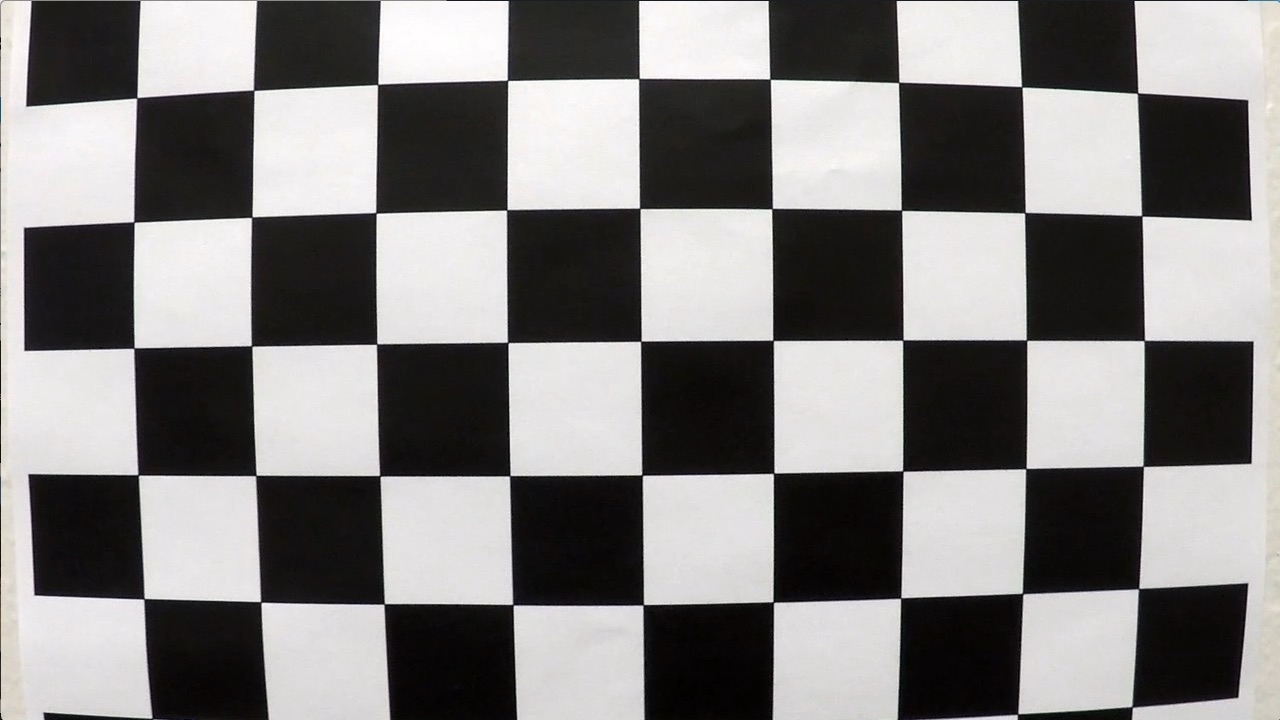
#> input picture camera_cal/calibration1.jpg, 1280 x 720 px; its folder holds only this picture in this run
$ jupyter execute --allow-errors Advanced_Lane_Finding.ipynb   (shell and % lines are left out)   (older library calls are emulated)
#> lines starting #> are read from the running program, lines starting #| are printed output that depends on the picture; after the words box and inside, x2 and y2 are one past the last pixel; in counts of white or black regions, pixels touching at a corner belong together
# Important imports

[cell 1]
import pickle
import numpy as np
import cv2
import matplotlib.pyplot as plt
import matplotlib.image as mpimg
import glob as glb


Current_fit_Left = []
Current_fit_Right = []

# Camera Calibration and undistortion function

[cell 2]
def Camera_Calibration(img, nx, ny, objp, img_points, obj_points):
    # Read the undistorted image
#> called with img = 'camera_cal/calibration1.jpg', nx = 9, ny = 6, objp = array of shape (54, 3)
    dist_image = mpimg.imread(img)
#> dist_image is the input picture: shape (720, 1280, 3); mean R, G, B 130.1, 128.4, 127.8
    # Covert the undistorted image into grayscale
    gray = cv2.cvtColor(dist_image, cv2.COLOR_RGB2GRAY)
    # find the corners in the chessboard if found
    ret, corners = cv2.findChessboardCorners(gray, (nx, ny), None)
#> ret = False; corners = None

    if ret == True:
        img_points.append(corners)
        obj_points.append(objp)
        # draw chessboad corners over the original image
        cv2.drawChessboardCorners(dist_image, (nx,ny), corners, ret)
        # calibrate the camera that takes these chessboard images
        ret, mtx, dist, rvecs, tvecs = cv2.calibrateCamera(obj_points, img_points, gray.shape[::-1], None, None)
        # undistort the input image
        undist_image = cv2.undistort(dist_image, mtx, dist, None, mtx)

    if ret == False:
        # return the same imput of obj_points and img_points
        return None,None,obj_points, img_points,None,None

    return dist_image, undist_image, obj_points, img_points, mtx, dist

# Prespective transform

[cell 3]
def corners_unwrap(img, nx, ny, mtx, dist, Src_points, Dest_points, read=True):
    # Corners are the region of intrest whicg is the trapozoidal points
    # mtx, dist are calculated from the calibration process donr over the chessboard

    if read == True:
        # read the img by cv2.imraed
        dist_img = mpimg.imread(img)
        # undistort the input image
        undist_image = cv2.undistort(dist_img, mtx, dist, None, mtx)
        # convert to grascale
        gray = cv2.cvtColor(undist_image, cv2.COLOR_BGR2GRAY)

    elif read == False:
        # undistort the input image
        #undist_image = cv2.undistort(img, mtx, dist, None, mtx)
        gray = img

    # define the image size from the grayscale converted image
    image_size = (gray.shape[1], gray.shape[0])
    # Calculate src, dst points to calculate the prespective transform matrix
    M = cv2.getPerspectiveTransform(Src_points, Dest_points)
    # wrap the image
    #warped = cv2.warpPerspective(undist_image, M, image_size, flags=cv2.INTER_LINEAR)
    warped = cv2.warpPerspective(gray, M, image_size, flags=cv2.INTER_LINEAR)

    return warped, M

# Camera Calibration using pickle to save both mtx, and dist out of the camera calibration

[cell 4]
dict_pickle = {}

# Read from the Chessboard images we have
n_rows = 9 # rows corners in the chessboard
n_cols = 6 # columns corners in the chessboard

# Define initialization for 2D and 3D points
obj_points = [] # 3D points in real world space
img_points = [] # 2D points in image plane

# Define Initialization for Images Read
Distorted_images = []   # to save the original images after imread()
Undistorted_images = [] # to save the undistorted images out from cv2

# prepare object points, like (0,0,0), (1,0,0), ....... (8,5,0)
objp = np.zeros((n_rows*n_cols,3), np.float32)
objp[:,:2] = np.mgrid[0:n_rows, 0:n_cols].T.reshape(-1,2)

# Read images from camera_cal folder
fname = glb.glob("camera_cal/calibration*.jpg")


for im_idx, image in enumerate(fname):
    distorted_image, undistorted_image, obj_points, img_points, C_matrix, dist_factor = Camera_Calibration(image, n_rows, n_cols, objp, img_points, obj_points)
    if not undistorted_image == None:
        plt.imsave("output_images/dist/" + str(im_idx) + ".jpg", distorted_image)
        plt.imsave("output_images/undist/" + str(im_idx) + ".jpg", undistorted_image)
    Distorted_images.append(distorted_image)
    Undistorted_images.append(undistorted_image)

dict_pickle["mtx"]  = C_matrix
dict_pickle["dist"] = dist_factor

pickle.dump(dict_pickle, open("camera_calibrate.p", 'wb'))

[cell 5]
# Check saving parameters in pickle
pickle_load = pickle.load(open("camera_calibrate.p", 'rb'))

print(pickle_load["mtx"])
print(pickle_load["dist"])

# Now we can use these parameters for any images needed to be calibrated

[cell 6]
# Test the prespective trabsformation using image (calibration12.jpg)
test_image = "camera_cal/calibration12.jpg"
test_image_read = cv2.imread(test_image)
#> (the rest of this cell did not finish here and is left out)

#> (a cell that did not finish here is left out)

# Combination between Gradient and Color thresholging methods

[cell 8]
# In this part, we will test using (test images) folder for the road in order to
# have a good way of comparison with the output generated in the lectures

#Gradient thresold functions

# Absolute sobel threshold
def abs_sobel_thresh(img, orient, sobel_kernel, thresh):
    # Notes:
    # 1) sobel_kernel must be odd
    # 2) thresh is a tuble (thresh_min = , thresh_max = )

    # This image must be read by cv2
    gray = cv2.cvtColor(img, cv2.COLOR_BGR2GRAY)
    if orient == "x":
        # calculate sobelx
        sobel = cv2.Sobel(gray, cv2.CV_64F, 1, 0, ksize=sobel_kernel)
    elif orient == "y":
        # calculate sobely
        sobel = cv2.Sobel(gray, cv2.CV_64F, 0, 1, ksize=sobel_kernel)
    # take the absolute value of the derivative
    abs_sobel = np.absolute(sobel)
    # Scale to 8-bit (0-255) then cast to be np.uint8
    Scaled_sobel = np.uint8(255*abs_sobel/np.max(abs_sobel))
    # Create a mask of 1's where the scaled gradient magnitude
    # is greater than threshold min and less than the threshold max
    binary_output = np.zeros_like(Scaled_sobel)
    binary_output[(Scaled_sobel >= thresh[0]) & (Scaled_sobel < thresh[1])] = 1

    return binary_output


# Magnitude threshold
def mag_thresh(img, sobel_kernel, mag_thresh):
    # It will be implemented as the previous, but calculating sobel from the magnitude of both x and y
    # Notes:
    # 1) sobel_kernel must be odd
    # 2) mag_thresh is a tuble (mag_thresh_min = , mag_thresh_max = )

    # This image must be read by cv2
    gray = cv2.cvtColor(img, cv2.COLOR_BGR2GRAY)
    # Calculate sobel x and y then calculate their magnitude
    sobelx = cv2.Sobel(gray, cv2.CV_64F, 1, 0, ksize=sobel_kernel)
    sobely = cv2.Sobel(gray, cv2.CV_64F, 0, 1, ksize=sobel_kernel)
    mag_sobel = np.sqrt(sobelx**2 + sobely**2)
    # Scale to 8-bit (0-255) and cast to be uint8
    Scaled_sobel = (255*mag_sobel/np.max(mag_sobel)).astype('uint8')
    # Create the mask using the boundary thresolds
    binary_output = np.zeros_like(Scaled_sobel)
    binary_output[(Scaled_sobel >= mag_thresh[0]) & (Scaled_sobel < mag_thresh[1])] = 1

    return binary_output


# Direction of the gradient threshold
def dir_thresh(img, sobel_kernel, dir_thresh):
    # It will be implemented as the previous, but calculating sobel angle (gradient) using arctan2
    # Notes:
    # 1) sobel_kernel must be odd
    # 2) dir_thresh is a tuble (dir_thresh_min = , dir_thresh_max = )

    # This image must be read by cv2
    gray = cv2.cvtColor(img, cv2.COLOR_BGR2GRAY)
    # Calculate sobel x and y then calculate their magnitude
    sobelx = cv2.Sobel(gray, cv2.CV_64F, 1, 0, ksize=sobel_kernel)
    sobely = cv2.Sobel(gray, cv2.CV_64F, 0, 1, ksize=sobel_kernel)
    # calculate the absolute value of both of sobelx, and sobely
    abs_sobelx = np.absolute(sobelx)
    abs_sobely = np.absolute(sobely)
    # calculate the gradient using the arctan2 to put threshold
    dir_grad = np.arctan2(abs_sobely,abs_sobelx)
    # Create the mask using the boundary thresolds
    binary_output = np.zeros_like(dir_grad)
    binary_output[(dir_grad >= dir_thresh[0]) & (dir_grad < dir_thresh[1])] = 1

    return binary_output

[cell 9]
# Color thresold functions

def hls_select(img, hls_thresh):
    # Notes:
    # 1) hls_thresh is a tuble (hls_thresh_min = , hls_thresh_max = )

    # This image must be read by cv2
    hls = cv2.cvtColor(img, cv2.COLOR_BGR2HLS)
    # apply thresholding to have the S-channel only from the HLS components
    S_Channel = hls[:,:,2]
    # Create the mask using the boundaries
    binary_output = np.zeros_like(S_Channel)
    binary_output[(S_Channel >= hls_thresh[0]) & (S_Channel <= hls_thresh[1])] = 1

    return binary_output


# Binary thresold in order to make the shadow unseen
def LAB_select(img, LAB_thresh):
    LAB = cv2.cvtColor(img, cv2.COLOR_BGR2LAB)
    B_Channel = LAB[:,:,2]
    # Create the mask using the boundaries
    binary_output = np.zeros_like(B_Channel)
    binary_output[(B_Channel >= LAB_thresh[0]) & (B_Channel <= LAB_thresh[1])] = 1

    return binary_output


# hsv thresholding in order to put threshold for yellow and white colors
def hsv_select(img):
    hsv = cv2.cvtColor(img, cv2.COLOR_RGB2HSV)
    yellow_mask = cv2.inRange(hsv, np.array((0,100,100)), np.array((80,255,255)))
    white_mask = cv2.inRange(img, np.array((200,200,200)), np.array((255,255,255)))
    mask = cv2.bitwise_or(white_mask, yellow_mask)
    binary_output = np.zeros_like(mask)
    binary_output[(mask == 255)] = 1

    return binary_output

# Define the Pipeline of thresolding based on both Gradient and color thresholding

[cell 10]
def Pipline_threshold(image):
    Absolute_thresholding_x         = abs_sobel_thresh(image, orient = "x", sobel_kernel = 9, thresh = (40,100) )
    Absolute_thresholding_y         = abs_sobel_thresh(image, orient = "y", sobel_kernel = 9, thresh = (80,180) )
    Magnitude_thresholding          = mag_thresh(image, sobel_kernel = 9, mag_thresh = (50,150) )
    Gradient_Direction_thresholding = dir_thresh(image, sobel_kernel = 9, dir_thresh = (0,np.pi/2) )
    HLS_thresholding                = hls_select(image, hls_thresh = (255,255))
    LAB_thresholding                = LAB_select(image, LAB_thresh=(40,100))
    HSV_thresholding                = hsv_select(image)

    Combined_binary = np.zeros_like(Absolute_thresholding_x)
    '''
    (Absolute_thresholding_x == 1) |
    (LAB_thresholding == 1) |
    ((HLS_thresholding == 1) & (Gradient_Direction_thresholding == 1))
    '''
    Combined_binary[(HSV_thresholding == 1) |
                   (Absolute_thresholding_x == 1)
                   ] = 1

    color_binary = np.dstack((np.zeros_like(Absolute_thresholding_x), Absolute_thresholding_x, HLS_thresholding)) * 255

    return Combined_binary, color_binary

[cell 11]
# Testing for the previous thresholding
test_image_pipeline = "test_images/test1.jpg"
Read_test_image_pipeline = mpimg.imread(test_image_pipeline)
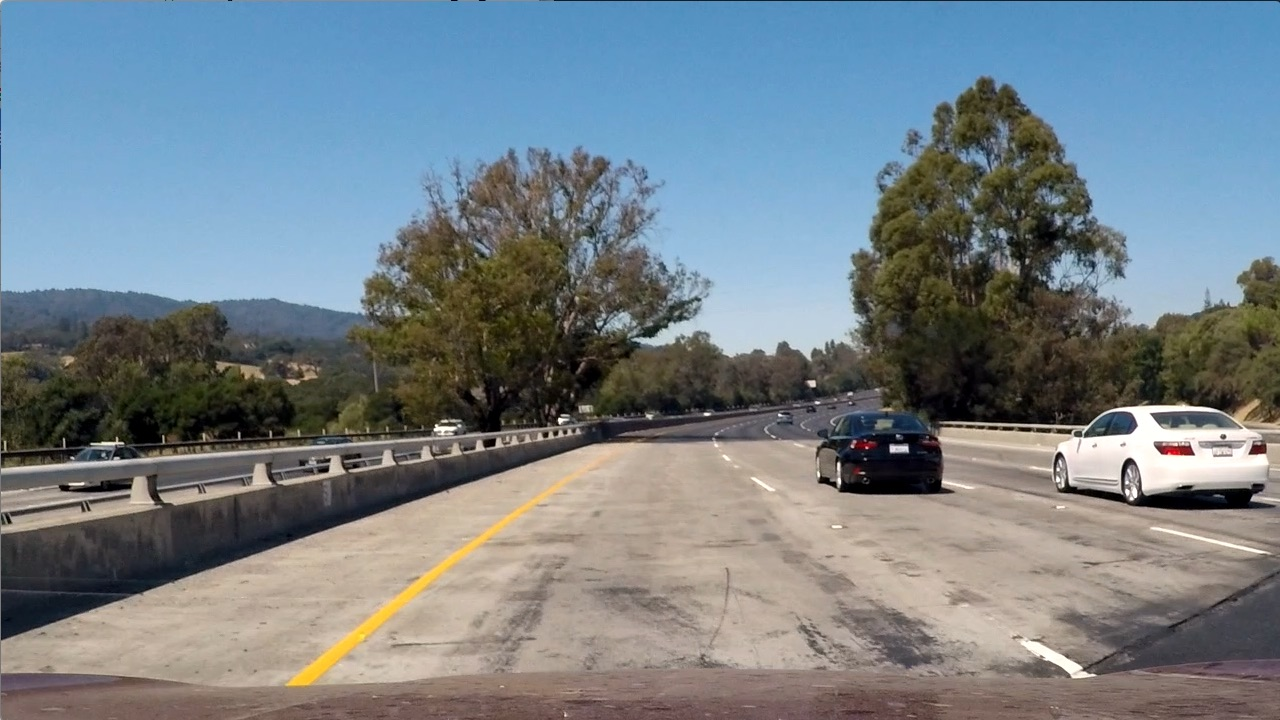
#> input picture test_images/test1.jpg, 1280 x 720 px
#> Read_test_image_pipeline is the input picture: shape (720, 1280, 3); mean R, G, B 117.5, 128.7, 135.5

output_combined_binaries, coloring_binary = Pipline_threshold(Read_test_image_pipeline)
#> in Pipline_threshold, `Absolute_thresholding_x         = abs_sobel_thresh(image, orient = "x"..`:
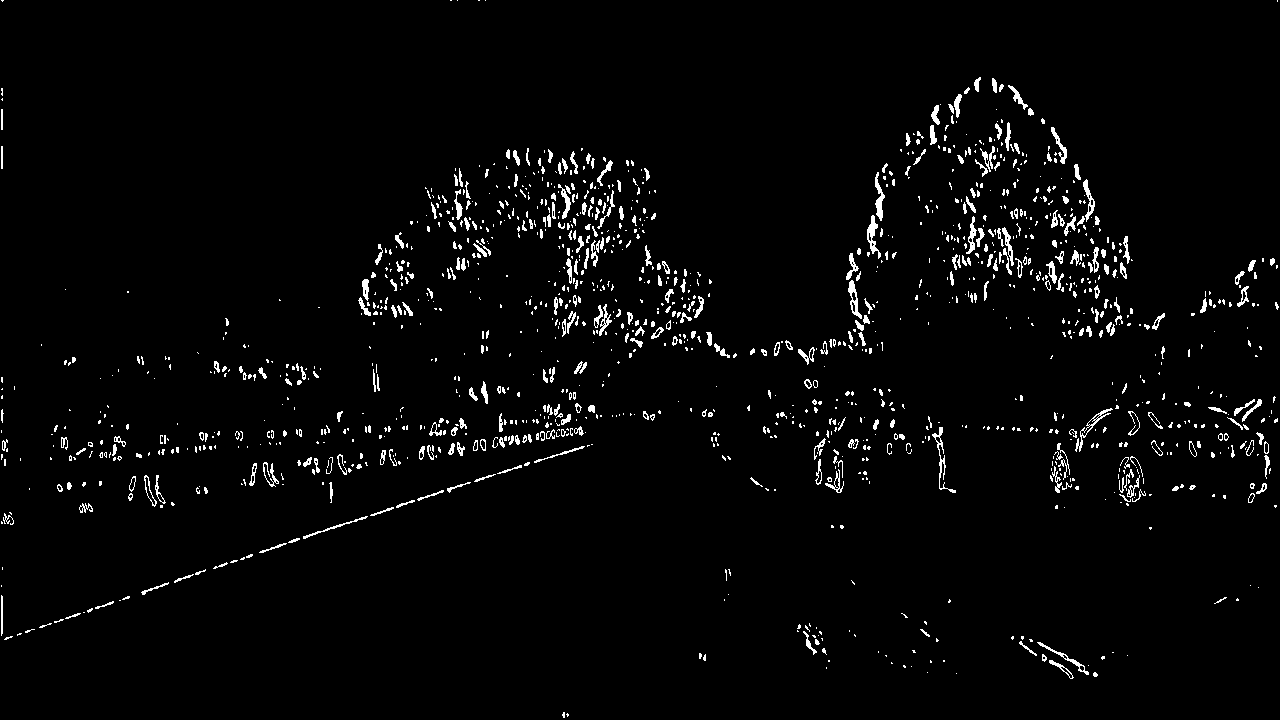
#> Absolute_thresholding_x: shape (720, 1280); values 0 (black) and 1 (white), 2.7% white in thin lines or dots
#> in Pipline_threshold, `Absolute_thresholding_y         = abs_sobel_thresh(image, orient = "y"..`: Absolute_thresholding_y: shape (720, 1280); values 0 (black) and 1 (white), 1.8% white in thin lines or dots
#> in Pipline_threshold, `Magnitude_thresholding          = mag_thresh(image, sobel_kernel = 9, ..`: Magnitude_thresholding: shape (720, 1280); values 0 (black) and 1 (white), 5.7% white; 799 white regions (555 under 20 px), largest, box (x1, y1, x2, y2) and area: (0, 397, 1280, 642) 11664, (0, 412, 571, 470) 3376, (0, 421, 601, 476) 3176
#> in Pipline_threshold, `Gradient_Direction_thresholding = dir_thresh(image, sobel_kernel = 9, ..`: Gradient_Direction_thresholding: shape (720, 1280) float64; values 0 (black) and 1 (white), 99.8% white; black in thin lines or dots
#> in hls_select, `hls = cv2.cvtColor(img, cv2.COLOR_BGR2HLS)`: hls: shape (720, 1280, 3); mean of channels 0, 1, 2 68.1, 126.7, 74.4
#> in Pipline_threshold, `HLS_thresholding                = hls_select(image, hls_thresh = (255,..`: HLS_thresholding: shape (720, 1280); values 0 (black) and 1 (white), 1.2% white; 687 white regions (622 under 20 px), largest, box (x1, y1, x2, y2) and area: (1079, 405, 1268, 489) 3627, (293, 592, 413, 685) 751, (1161, 490, 1252, 509) 602
#> in LAB_select, `LAB = cv2.cvtColor(img, cv2.COLOR_BGR2LAB)`: LAB: shape (720, 1280, 3); mean of channels 0, 1, 2 136.5, 129.8, 134.8
#> in LAB_select, `B_Channel = LAB[:,:,2]`:
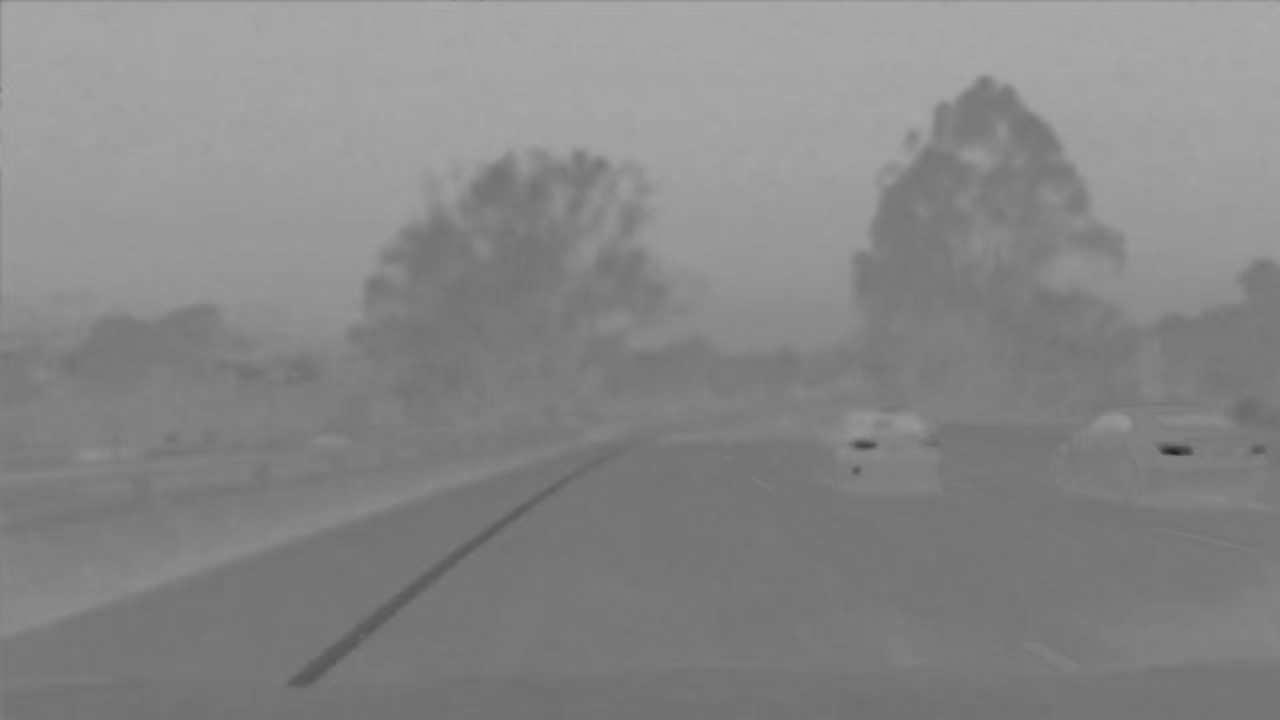
#> B_Channel: shape (720, 1280); min 30, max 171, mean 134.8
#> in Pipline_threshold, `LAB_thresholding                = LAB_select(image, LAB_thresh=(40,100))`: LAB_thresholding: shape (720, 1280); values 0 (black) and 1 (white), 0.39% white; 6 white regions, box (x1, y1, x2, y2) and area: (289, 493, 547, 686) 3088, (1159, 445, 1193, 456) 289, (854, 441, 876, 449) 130, (1253, 447, 1264, 454) 57, (548, 484, 560, 493) 44, (854, 468, 860, 474) 27
#> in hsv_select, `hsv = cv2.cvtColor(img, cv2.COLOR_RGB2HSV)`: hsv: shape (720, 1280, 3); mean H, S, V 60.3, 78, 149.5
#> in hsv_select, `yellow_mask = cv2.inRange(hsv, np.array((0,100,100)), np.array((80,255..`: yellow_mask: shape (720, 1280); 0.73% white; 247 white regions (221 under 20 px), largest, box (x1, y1, x2, y2) and area: (286, 477, 571, 688) 4097, (1225, 306, 1258, 336) 351, (1178, 323, 1202, 343) 180
#> in hsv_select, `white_mask = cv2.inRange(img, np.array((200,200,200)), np.array((255,2..`: white_mask: shape (720, 1280); 1.2% white; 155 white regions (130 under 20 px), largest, box (x1, y1, x2, y2) and area: (1055, 405, 1268, 491) 8780, (1019, 638, 1096, 678) 737, (1151, 527, 1267, 553) 337
#> in hsv_select, `mask = cv2.bitwise_or(white_mask, yellow_mask)`: mask: shape (720, 1280); 2% white; 399 white regions (348 under 20 px), largest, box (x1, y1, x2, y2) and area: (1055, 405, 1268, 491) 8785, (286, 477, 571, 688) 4097, (1019, 638, 1096, 678) 737
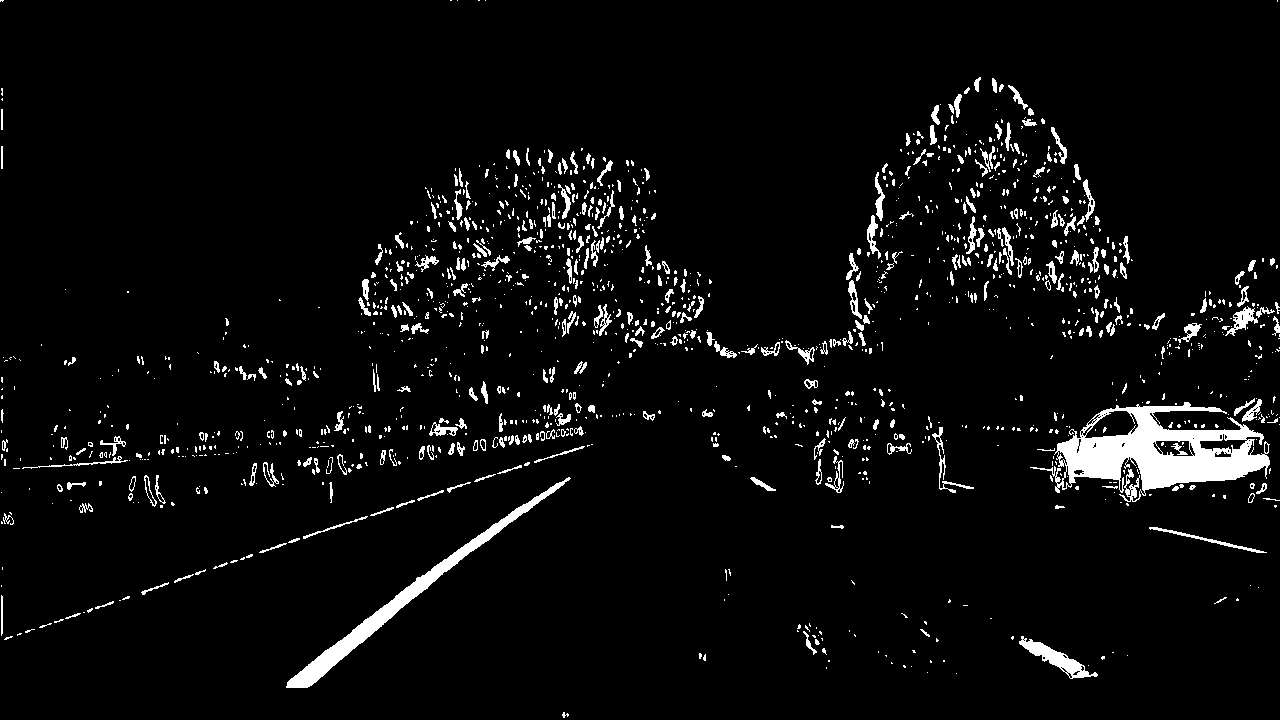
#> output_combined_binaries: shape (720, 1280); values 0 (black) and 1 (white), 4.6% white; 1577 white regions (1189 under 20 px), largest, box (x1, y1, x2, y2) and area: (1030, 402, 1270, 502) 10045, (286, 477, 571, 688) 4097, (1019, 636, 1098, 679) 957

plt.imshow(Read_test_image_pipeline)
plt.show()
plt.imshow(output_combined_binaries, cmap="gray")
plt.show()
plt.imshow(coloring_binary, cmap="gray")
plt.show()

[cell 12]
## Prespective Transform Check on these images in order to have Bird's view for the street
Source_road_points = np.float32([[575,460], [150,720], [1150,720], [700,460]])
Destination_road_points = np.float32([[250,0], [250,720], [1050,720], [1050,0]])

Source_road_points = np.float32([[575,460], [150,720], [1150,720], [700,460]])
Destination_road_points = np.float32([[250,0], [250,720], [1050,720], [1050,0]])


test_top_down_road, test_road_prespective_M = corners_unwrap(test_image_pipeline,
                                                             n_rows, n_cols, dict_pickle["mtx"],dict_pickle["dist"],
                                                             Source_road_points, Destination_road_points, True)
